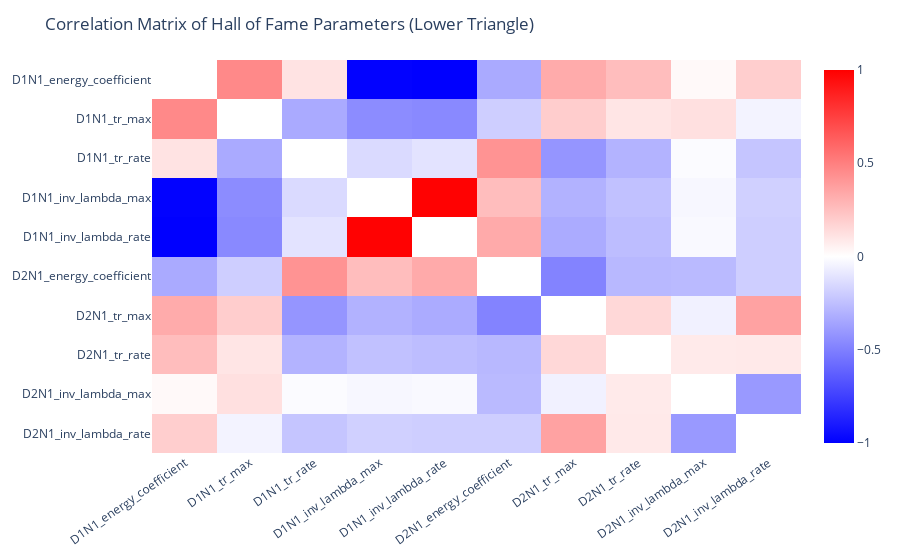

The code cell stored with this chart in its notebook:
### Markdown cell above
### Correlation matrix of X best individuals

### Code cell
NB_INDIVIDUAL_CORRELATION = 100

indiv_param = viewer.hall_of_fame.iloc[:NB_INDIVIDUAL_CORRELATION, :-1].to_numpy()
param_names = viewer.hall_of_fame.columns[:-1]

corr_matrix = np.corrcoef(indiv_param.T)
np.fill_diagonal(corr_matrix, np.nan)

fig = px.imshow(
    corr_matrix,
    text_auto=False,
    aspect="auto",
    color_continuous_scale=[[0, "blue"], [0.5, "white"], [1, "red"]],
    zmin=-1,
    zmax=1,
    x=param_names,
    y=param_names,
)
fig.update_layout(
    title="Correlation Matrix of Hall of Fame Parameters (Lower Triangle)",
    plot_bgcolor="rgba(0,0,0,0)",
    paper_bgcolor="rgba(0,0,0,0)",
    xaxis={"showgrid": False, "tickangle": -35},
    yaxis={"showgrid": False},
)

fig.show()

### Figure 1 — Plotly figure (JSON) as saved in the notebook; plotly's stock layout.template omitted (floating-point values rounded to 4 significant figures)
{"data": [{"coloraxis": "coloraxis", "hovertemplate": "x: %{x}<br>y: %{y}<br>color: %{z}<extra></extra>", "name": "0", "type": "heatmap", "x": ["D1N1_energy_coefficient", "D1N1_tr_max", "D1N1_tr_rate", "D1N1_inv_lambda_max", "D1N1_inv_lambda_rate", "D2N1_energy_coefficient", "D2N1_tr_max", "D2N1_tr_rate", "D2N1_inv_lambda_max", "D2N1_inv_lambda_rate"], "xaxis": "x", "y": ["D1N1_energy_coefficient", "D1N1_tr_max", "D1N1_tr_rate", "D1N1_inv_lambda_max", "D1N1_inv_lambda_rate", "D2N1_energy_coefficient", "D2N1_tr_max", "D2N1_tr_rate", "D2N1_inv_lambda_max", "D2N1_inv_lambda_rate"], "yaxis": "y", "z": [[null, 0.4644, 0.1108, -0.9939, -1, -0.3336, 0.329, 0.2573, 0.02362, 0.1911], [0.4644, null, -0.3331, -0.4494, -0.4644, -0.1924, 0.1962, 0.1033, 0.1226, -0.04755], [0.1108, -0.3331, null, -0.1455, -0.1108, 0.4247, -0.4152, -0.2987, -0.01539, -0.2276], [-0.9939, -0.4494, -0.1455, null, 0.9939, 0.2596, -0.3005, -0.242, -0.03254, -0.1859], [-1, -0.4644, -0.1108, 0.9939, null, 0.3336, -0.329, -0.2573, -0.02362, -0.1911], [-0.3336, -0.1924, 0.4247, 0.2596, 0.3336, null, -0.4868, -0.2802, -0.2713, -0.1937], [0.329, 0.1962, -0.4152, -0.3005, -0.329, -0.4868, null, 0.1546, -0.05356, 0.366], [0.2573, 0.1033, -0.2987, -0.242, -0.2573, -0.2802, 0.1546, null, 0.08285, 0.08772], [0.02362, 0.1226, -0.01539, -0.03254, -0.02362, -0.2713, -0.05356, 0.08285, null, -0.4013], [0.1911, -0.04755, -0.2276, -0.1859, -0.1911, -0.1937, 0.366, 0.08772, -0.4013, null]]}], "layout": {"coloraxis": {"cmax": 1, "cmin": -1, "colorscale": [[0, "blue"], [0.5, "white"], [1, "red"]]}, "margin": {"t": 60}, "paper_bgcolor": "rgba(0,0,0,0)", "plot_bgcolor": "rgba(0,0,0,0)", "title": {"text": "Correlation Matrix of Hall of Fame Parameters (Lower Triangle)"}, "xaxis": {"anchor": "y", "domain": [0, 1], "showgrid": false, "tickangle": -35}, "yaxis": {"anchor": "x", "autorange": "reversed", "domain": [0, 1], "showgrid": false}}}
